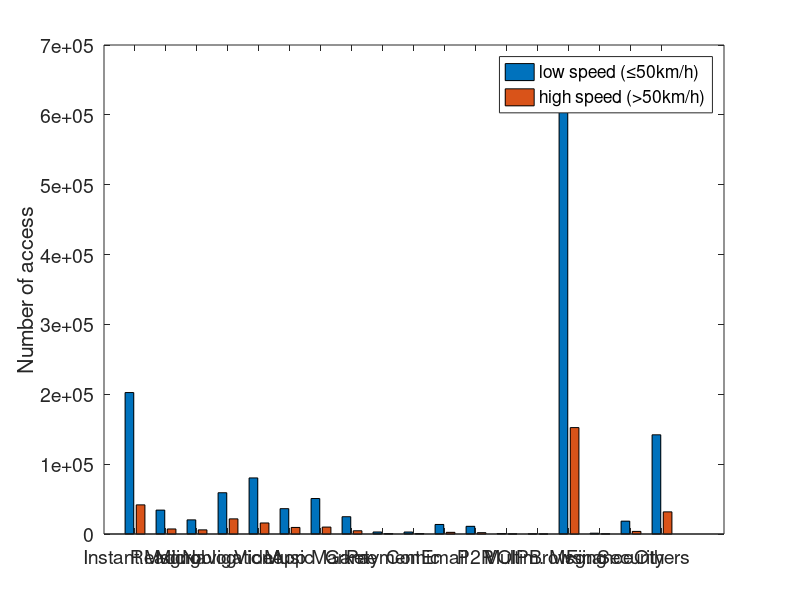

This figure's MATLAB source: (Note: this script raises an error after producing the figure.)
% app_name = {'Instant Messages','Reading','Microblog','Navigation','Video','Music','App Market','Game','Online Payment','Comic','Email','P2P','VOIP','Multimedia Messages','Browser Download','Finance','Security','Others'};

% clear;
% clc;
% close;

% addpath('C:/export_fig/');
% M = dlmread('speed_appcat_all_city.csv');
% num_access = M(:, 1:2);
% figure('position', [100, 100, 800, 600]) 
% bar(num_access)
% ylabel('Number of access');
% app_name = {'Instant Msg.','Reading','Microblog','Navigation','Video','Music','App Market','Game','Payment','Comic','Email','P2P','VOIP','Multimedia Msg.','Browser \& Dld.','Finance','Security','Others'};
% set(gca, 'XTick', 1:18, 'XTickLabel', app_name, 'FontSize',14)   
% set(gca,'XTickLabelRotation',90) 
% legend('low speed (\leq50km/h)', 'high speed (>50km/h)')

% set(gcf, 'Color', 'w');
% export_fig num_access_high_low_speed_8_6.pdf





clear;
clc;
close;

addpath('C:/export_fig/');
M = dlmread('speed_appcat_all_city.csv');
num_access = M(:, 1:2);
figure('position', [100, 100, 1700*0.7, 600*0.6]) 
bar(num_access)
ylabel('Number of access');
app_name = {'Instant Msg.','Reading','Microblog','Navigation','Video','Music','App Market','Game','Payment','Comic','Email','P2P','VOIP','Multim. Msg.','Browsing','Finance','Security','Others'};
set(gca, 'XTick', 1:18, 'XTickLabel', app_name, 'FontSize',14)   
set(gca,'XTickLabelRotation',45) 
legend('low speed (\leq50km/h)', 'high speed (>50km/h)')

set(gcf, 'Color', 'w');
% export_fig num_access_high_low_speed_17_6.pdf
export_fig num_access_high_low_speed_8_6.pdf
